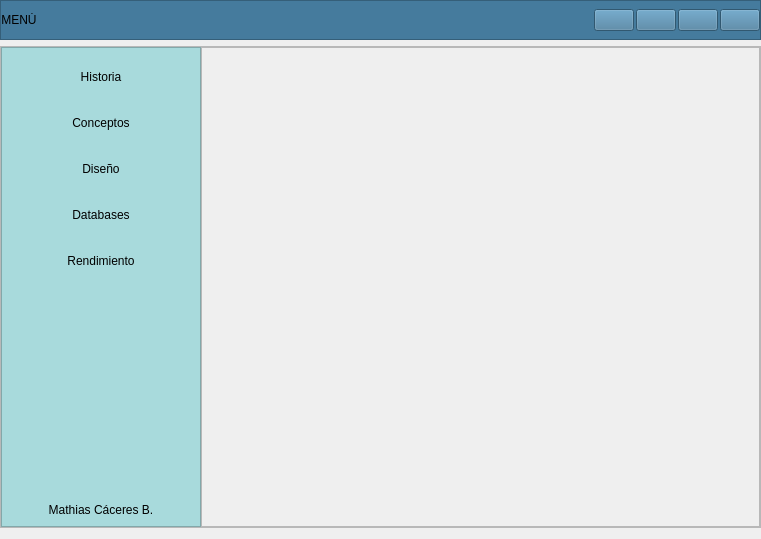
<?xml version="1.0" encoding="UTF-8"?>
<ui version="4.0">
 <class>Form</class>
 <widget class="QWidget" name="Form">
  <property name="geometry">
   <rect>
    <x>0</x>
    <y>0</y>
    <width>761</width>
    <height>539</height>
   </rect>
  </property>
  <property name="windowTitle">
   <string>Form</string>
  </property>
  <layout class="QVBoxLayout" name="verticalLayout">
   <property name="leftMargin">
    <number>0</number>
   </property>
   <property name="topMargin">
    <number>0</number>
   </property>
   <property name="rightMargin">
    <number>0</number>
   </property>
   <item>
    <widget class="QFrame" name="Frame_Superior">
     <property name="minimumSize">
      <size>
       <width>0</width>
       <height>40</height>
      </size>
     </property>
     <property name="maximumSize">
      <size>
       <width>16777215</width>
       <height>40</height>
      </size>
     </property>
     <property name="styleSheet">
      <string notr="true">background-color: rgb(69, 123, 157);</string>
     </property>
     <property name="frameShape">
      <enum>QFrame::StyledPanel</enum>
     </property>
     <property name="frameShadow">
      <enum>QFrame::Raised</enum>
     </property>
     <layout class="QHBoxLayout" name="horizontalLayout_2">
      <property name="spacing">
       <number>2</number>
      </property>
      <property name="leftMargin">
       <number>0</number>
      </property>
      <property name="topMargin">
       <number>0</number>
      </property>
      <property name="rightMargin">
       <number>0</number>
      </property>
      <property name="bottomMargin">
       <number>0</number>
      </property>
      <item>
       <widget class="QPushButton" name="btn_menu">
        <property name="minimumSize">
         <size>
          <width>0</width>
          <height>0</height>
         </size>
        </property>
        <property name="maximumSize">
         <size>
          <width>16777215</width>
          <height>16777215</height>
         </size>
        </property>
        <property name="layoutDirection">
         <enum>Qt::LeftToRight</enum>
        </property>
        <property name="styleSheet">
         <string notr="true">QPushButton{
background-color:#457b9d;
font:87 12pt&quot;Arial Black&quot;;
border-radius:0px;
}

QPushButton:hover{
background-color: #a8dadc;
font:87 12pt&quot;Arial Back&quot;;
border-radius:0px;
}</string>
        </property>
        <property name="text">
         <string>MENÚ</string>
        </property>
        <property name="icon">
         <iconset>
          <normaloff>Imagenes/bars-solid.svg</normaloff>Imagenes/bars-solid.svg</iconset>
        </property>
       </widget>
      </item>
      <item>
       <spacer name="horizontalSpacer">
        <property name="orientation">
         <enum>Qt::Horizontal</enum>
        </property>
        <property name="sizeHint" stdset="0">
         <size>
          <width>523</width>
          <height>20</height>
         </size>
        </property>
       </spacer>
      </item>
      <item>
       <widget class="QPushButton" name="btn_minimizar">
        <property name="styleSheet">
         <string notr="true">QPushButtom{
border:0px;
}
QPushButton:hover{
border:5px solid #a8dadc;
background-color:#a8dadc;
}
</string>
        </property>
        <property name="text">
         <string/>
        </property>
        <property name="icon">
         <iconset>
          <normaloff>Imagenes/window-minimize-solid.svg</normaloff>Imagenes/window-minimize-solid.svg</iconset>
        </property>
       </widget>
      </item>
      <item>
       <widget class="QPushButton" name="btn_restaurar">
        <property name="styleSheet">
         <string notr="true">QPushButtom{
border:0px;
}
QPushButton:hover{
border:5px solid #a8dadc;
background-color:#a8dadc;
}</string>
        </property>
        <property name="text">
         <string/>
        </property>
        <property name="icon">
         <iconset>
          <normaloff>Imagenes/window-restore-regular.svg</normaloff>Imagenes/window-restore-regular.svg</iconset>
        </property>
       </widget>
      </item>
      <item>
       <widget class="QPushButton" name="btn_maximizar">
        <property name="styleSheet">
         <string notr="true">QPushButtom{
border:0px;
}
QPushButton:hover{
border:5px solid #a8dadc;
background-color:#a8dadc;
}</string>
        </property>
        <property name="text">
         <string/>
        </property>
        <property name="icon">
         <iconset>
          <normaloff>Imagenes/window-maximize-solid.svg</normaloff>Imagenes/window-maximize-solid.svg</iconset>
        </property>
       </widget>
      </item>
      <item>
       <widget class="QPushButton" name="btn_cerrar">
        <property name="maximumSize">
         <size>
          <width>16777215</width>
          <height>16777215</height>
         </size>
        </property>
        <property name="styleSheet">
         <string notr="true">QPushButtom{
border:0px;
}
QPushButton:hover{
border:5px solid #a8dadc;
background-color:#a8dadc;
}</string>
        </property>
        <property name="text">
         <string/>
        </property>
        <property name="icon">
         <iconset>
          <normaloff>Imagenes/times-circle-solid.svg</normaloff>Imagenes/times-circle-solid.svg</iconset>
        </property>
       </widget>
      </item>
     </layout>
    </widget>
   </item>
   <item>
    <widget class="QFrame" name="Frame_Inferior">
     <property name="frameShape">
      <enum>QFrame::StyledPanel</enum>
     </property>
     <property name="frameShadow">
      <enum>QFrame::Raised</enum>
     </property>
     <layout class="QHBoxLayout" name="horizontalLayout">
      <property name="spacing">
       <number>0</number>
      </property>
      <property name="leftMargin">
       <number>0</number>
      </property>
      <property name="topMargin">
       <number>0</number>
      </property>
      <property name="rightMargin">
       <number>0</number>
      </property>
      <property name="bottomMargin">
       <number>0</number>
      </property>
      <item>
       <widget class="QFrame" name="Frame_Inferior_Izq">
        <property name="minimumSize">
         <size>
          <width>200</width>
          <height>0</height>
         </size>
        </property>
        <property name="maximumSize">
         <size>
          <width>200</width>
          <height>16777215</height>
         </size>
        </property>
        <property name="styleSheet">
         <string notr="true">QFrame{
background-color:#a8dadc;}

QPushButton{
background-color:#a8dadc;
border-top-left-radius: 20px;
border-bottom-left-radius: 20px;
font: 75 12pt &quot;Arial Narrow&quot;;
}
QPushButton:hover{
background-color:#a8dadc;
border-top-left-radius:20px;
border-bottom-left-radius:20px;
font: 75 12pt&quot;Arial Narrow&quot;;
}</string>
        </property>
        <property name="frameShape">
         <enum>QFrame::StyledPanel</enum>
        </property>
        <property name="frameShadow">
         <enum>QFrame::Raised</enum>
        </property>
        <layout class="QVBoxLayout" name="verticalLayout_3">
         <item>
          <widget class="QPushButton" name="pushButton_9">
           <property name="minimumSize">
            <size>
             <width>0</width>
             <height>40</height>
            </size>
           </property>
           <property name="maximumSize">
            <size>
             <width>16777215</width>
             <height>40</height>
            </size>
           </property>
           <property name="styleSheet">
            <string notr="true">QFrame{
background-color:#a8dadc;}

QPushButton{
background-color:#a8dadc;
border-top-left-radius: 20px;
border-bottom-left-radius: 20px;
font: 75 12pt &quot;Arial Narrow&quot;;
}
QPushButton:hover{
background-color:#f1faee;
border-top-left-radius:20px;
border-bottom-left-radius:20px;
font: 75 12pt&quot;Arial Narrow&quot;;
}
</string>
           </property>
           <property name="text">
            <string>Historia</string>
           </property>
           <property name="icon">
            <iconset>
             <normaloff>Imagenes/history-solid.svg</normaloff>Imagenes/history-solid.svg</iconset>
           </property>
          </widget>
         </item>
         <item>
          <widget class="QPushButton" name="pushButton_7">
           <property name="minimumSize">
            <size>
             <width>0</width>
             <height>40</height>
            </size>
           </property>
           <property name="maximumSize">
            <size>
             <width>16777215</width>
             <height>40</height>
            </size>
           </property>
           <property name="styleSheet">
            <string notr="true">QFrame{
background-color:#a8dadc;}

QPushButton{
background-color:#a8dadc;
border-top-left-radius: 20px;
border-bottom-left-radius: 20px;
font: 75 12pt &quot;Arial Narrow&quot;;
}
QPushButton:hover{
background-color:#f1faee;
border-top-left-radius:20px;
border-bottom-left-radius:20px;
font: 75 12pt&quot;Arial Narrow&quot;;
}
</string>
           </property>
           <property name="text">
            <string>Conceptos</string>
           </property>
           <property name="icon">
            <iconset>
             <normaloff>Imagenes/chalkboard-teacher-solid.svg</normaloff>Imagenes/chalkboard-teacher-solid.svg</iconset>
           </property>
          </widget>
         </item>
         <item>
          <widget class="QPushButton" name="pushButton_6">
           <property name="minimumSize">
            <size>
             <width>0</width>
             <height>40</height>
            </size>
           </property>
           <property name="maximumSize">
            <size>
             <width>16777215</width>
             <height>40</height>
            </size>
           </property>
           <property name="styleSheet">
            <string notr="true">QFrame{
background-color:#a8dadc;}

QPushButton{
background-color:#a8dadc;
border-top-left-radius: 20px;
border-bottom-left-radius: 20px;
font: 75 12pt &quot;Arial Narrow&quot;;
}
QPushButton:hover{
background-color:#f1faee;
border-top-left-radius:20px;
border-bottom-left-radius:20px;
font: 75 12pt&quot;Arial Narrow&quot;;
}
</string>
           </property>
           <property name="text">
            <string>Diseño</string>
           </property>
           <property name="icon">
            <iconset>
             <normaloff>Imagenes/pencil-ruler-solid.svg</normaloff>Imagenes/pencil-ruler-solid.svg</iconset>
           </property>
          </widget>
         </item>
         <item>
          <widget class="QPushButton" name="pushButton_8">
           <property name="minimumSize">
            <size>
             <width>0</width>
             <height>40</height>
            </size>
           </property>
           <property name="maximumSize">
            <size>
             <width>16777215</width>
             <height>40</height>
            </size>
           </property>
           <property name="styleSheet">
            <string notr="true">QFrame{
background-color:#a8dadc;}

QPushButton{
background-color:#a8dadc;
border-top-left-radius: 20px;
border-bottom-left-radius: 20px;
font: 75 12pt &quot;Arial Narrow&quot;;
}
QPushButton:hover{
background-color:#f1faee;
border-top-left-radius:20px;
border-bottom-left-radius:20px;
font: 75 12pt&quot;Arial Narrow&quot;;
}
</string>
           </property>
           <property name="text">
            <string>Databases</string>
           </property>
           <property name="icon">
            <iconset>
             <normaloff>Imagenes/database-solid.svg</normaloff>Imagenes/database-solid.svg</iconset>
           </property>
          </widget>
         </item>
         <item>
          <widget class="QPushButton" name="pushButton_10">
           <property name="minimumSize">
            <size>
             <width>0</width>
             <height>40</height>
            </size>
           </property>
           <property name="maximumSize">
            <size>
             <width>16777215</width>
             <height>40</height>
            </size>
           </property>
           <property name="styleSheet">
            <string notr="true">QFrame{
background-color:#a8dadc;}

QPushButton{
background-color:#a8dadc;
border-top-left-radius: 20px;
border-bottom-left-radius: 20px;
font: 75 12pt &quot;Arial Narrow&quot;;
}
QPushButton:hover{
background-color:#f1faee;
border-top-left-radius:20px;
border-bottom-left-radius:20px;
font: 75 12pt&quot;Arial Narrow&quot;;
}
</string>
           </property>
           <property name="text">
            <string>Rendimiento</string>
           </property>
           <property name="icon">
            <iconset>
             <normaloff>Imagenes/hourglass-half-solid.svg</normaloff>Imagenes/hourglass-half-solid.svg</iconset>
           </property>
          </widget>
         </item>
         <item>
          <spacer name="verticalSpacer">
           <property name="orientation">
            <enum>Qt::Vertical</enum>
           </property>
           <property name="sizeHint" stdset="0">
            <size>
             <width>20</width>
             <height>194</height>
            </size>
           </property>
          </spacer>
         </item>
         <item>
          <widget class="QLabel" name="label">
           <property name="text">
            <string>Mathias Cáceres B.</string>
           </property>
           <property name="alignment">
            <set>Qt::AlignCenter</set>
           </property>
          </widget>
         </item>
        </layout>
       </widget>
      </item>
      <item>
       <widget class="QFrame" name="frame_2">
        <property name="maximumSize">
         <size>
          <width>16777215</width>
          <height>16777215</height>
         </size>
        </property>
        <property name="frameShape">
         <enum>QFrame::StyledPanel</enum>
        </property>
        <property name="frameShadow">
         <enum>QFrame::Raised</enum>
        </property>
        <layout class="QVBoxLayout" name="verticalLayout_2">
         <item>
          <widget class="QStackedWidget" name="stackedWidget">
           <property name="currentIndex">
            <number>0</number>
           </property>
           <widget class="QWidget" name="Pag_1"/>
           <widget class="QWidget" name="Pag_2"/>
           <widget class="QWidget" name="Pag_3"/>
           <widget class="QWidget" name="Pag_4"/>
           <widget class="QWidget" name="Pag_5"/>
          </widget>
         </item>
        </layout>
       </widget>
      </item>
     </layout>
    </widget>
   </item>
  </layout>
 </widget>
 <resources>
  <include location="Imagenes/Imagenes.qrc"/>
 </resources>
 <connections/>
</ui>
